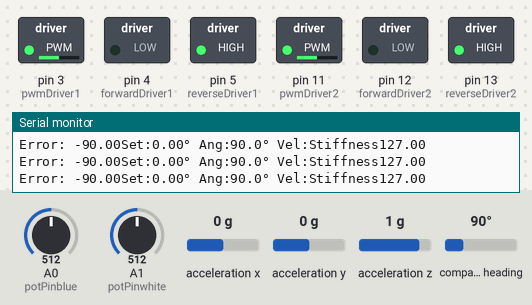
A sketch run on a simulated Arduino Uno, built with avr-gcc and run on an emulated ATmega328P. On the bench: switched loads named in the sketch (green lamp = pin HIGH), the last lines printed to the serial monitor. The inputs (shaded band) are chosen by the test bench; at power-on: A0 (potPinblue) = 512, compass heading 90°, A1 (potPinwhite) = 512, acceleration x 0 g, acceleration y 0 g, acceleration z 1 g.

Above: at 2.2 s.
2.3 s: A0 (potPinblue) set to 548
5.3 s: A0 (potPinblue) set to 578
At 6.5 s:
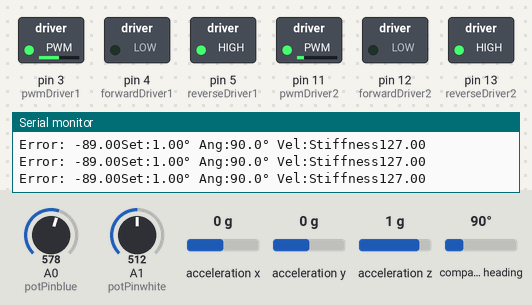
6.8 s: compass heading set to 269°
At 7.8 s:
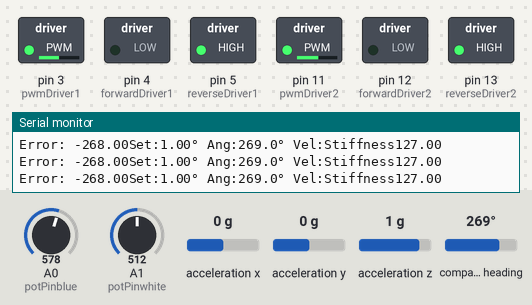
8.3 s: A1 (potPinwhite) set to 30
At 8.7 s:
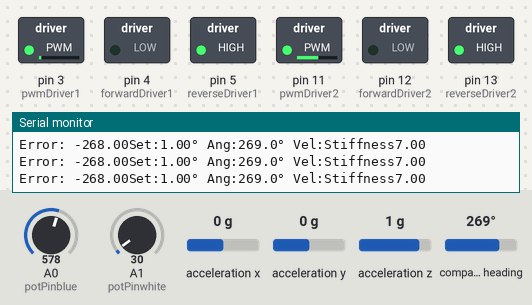
9.8 s: compass heading set to 295°
At 11.1 s:
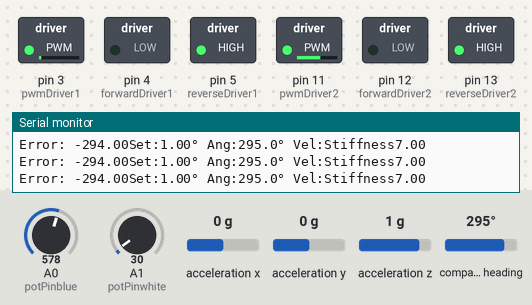
12.8 s: compass heading set to 305°
At 13.2 s:
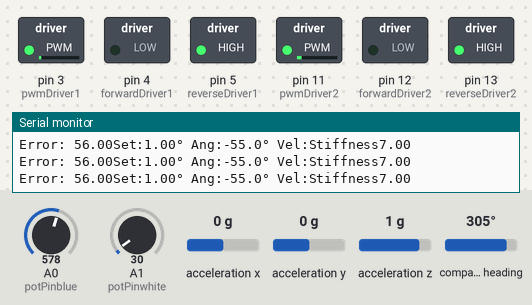
Timing chart, 0 to 15.3 s (numbered marks = the images above; inputs shaded):
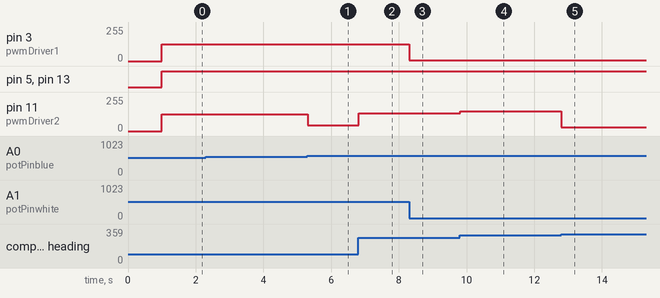

The sketch:

KarowWang_pid.ino
```cpp
// Libraries
#include <Wire.h>
#include <Adafruit_Sensor.h>
#include <Adafruit_BNO055.h>
#include <utility/imumaths.h>

// ========== CONSTANTS ========== //
#define BNO055_ADDRESS 0x28    // I2C address of IMU
#define SERIAL_BAUD_RATE 115200
#define LOOP_RATE_HZ 100       // Control loop frequency
#define LOOP_PERIOD_MS (1000 / LOOP_RATE_HZ)
double CONSTANT_FORCE;
double CONSTANT_FORCE_FACTOR;


// ****************PINS**********************************************************
// motor pins are all digital.
// driver 1 controls pins 1 & 4, driver 2 controls coils 2 & 3

const int forwardDriver1 = 4; //turquoise. DIR pin to control the direction of the motor (clockwise/counter-clockwise)
const int reverseDriver1 = 5; // blue. driver 1
const int pwmDriver1 = 3; // orange. driver 1, this is the PWM pin for the motor for how much we move it to correct for its error

const int forwardDriver2 = 12; //driver 2, turquoise
const int reverseDriver2 = 13;// driver 2, blue
const int pwmDriver2 = 11; // driver 2, orange

//PID
double setpoint, input;


double Kp = .5;
double Ki = 0;
double Kd = 0;

float last_error;
float error;
float changeError;
float totalError;
float pidTerm;
float pidTerm_scaled;// if the total gain we get is not in the PWM range we scale it down so that it's not bigger than |255|


int potPinblue = A0;
double potValblue = 0;

int potPinwhite = A1;
double potValwhite = 0;


// ========== GLOBAL OBJECTS ========== //
//PIDController positionPID;
Adafruit_BNO055 bno = Adafruit_BNO055(55, BNO055_ADDRESS, &Wire);
unsigned long lastTime = 0;

void PIDcalculation(){
  error = setpoint - input;

  changeError = error - last_error; // derivative term
  totalError += error; //accumalate errors to find integral term
  pidTerm = (Kp * error) + (Ki * totalError) + (Kd * changeError);//total gain
  pidTerm = constrain(pidTerm, -255, 255);//constraining to appropriate value
  pidTerm_scaled = abs(pidTerm);//make sure it's a positive value

  last_error = error;

}

void MD_one(int direction, int value){ //coils 1 and 4

  if (direction == 1){ //go right
    digitalWrite(forwardDriver1, LOW); // coils 1 & 4
    digitalWrite(reverseDriver1, HIGH);  // coils 1 & 4
  }
  else{ //go left
    digitalWrite(forwardDriver1, HIGH); // coils 1 & 4
    digitalWrite(reverseDriver1, LOW);  // coils 1 & 4
  }
  OCR2B = value;
}

void MD_two(int direction, int value){ //coils 2 and 3

  if (direction == 1){ //go right
    digitalWrite(forwardDriver2, HIGH); // coils 2 & 3
    digitalWrite(reverseDriver2, LOW);  // coils 2 & 3
  }
  else{ //go left
    digitalWrite(forwardDriver2, LOW); // coils 2 & 3
    digitalWrite(reverseDriver2, HIGH);  // coils 2 & 3
  }
  OCR2A = value;
}

void MD_Control(float pidTerm,float direction){
//***********************Motor Driver Control****************************************
  if (direction > 0) // coils 1 & 4: Forward. coils 2 & 3: Reverse
  {
    // Go right
    MD_one(1,CONSTANT_FORCE);
    MD_two(0,pidTerm);

  }
  else if (direction ==0){
    // Go to the center
    MD_one(1,CONSTANT_FORCE);
    MD_two(0,CONSTANT_FORCE);
  }
  else  // coils 1 & 4: Reverse. coils 2 & 3: Forward
  {
    // Go left
    MD_one(1,pidTerm);
    MD_two(0,CONSTANT_FORCE);
  }
}


void setup() {
  Serial.begin(SERIAL_BAUD_RATE);
  /* Initialise the sensor */
  if(!bno.begin())
  {
    /* There was a problem detecting the BNO055 ... check your connections */
    Serial.print("Ooops, no BNO055 detected ... Check your wiring or I2C ADDR!");
    while(1);
  }

  delay(1000);

  /* Use external crystal for better accuracy */
  bno.setExtCrystalUse(true);

  // inputs and outputs
  //pinMode(analogIn, INPUT); // blue potentiometer
  //pinMode(analogIn2, INPUT);  // orange potentiometer

  pinMode(pwmDriver1, OUTPUT);
  pinMode(forwardDriver1, OUTPUT);
  pinMode(reverseDriver1, OUTPUT);
  pinMode(pwmDriver2, OUTPUT);
  pinMode(forwardDriver2, OUTPUT);
  pinMode(reverseDriver2, OUTPUT);

  // PWM
  TCCR2A = _BV(COM2A1) | _BV(COM2B1) | _BV(WGM21) | _BV(WGM20); // COM: enables non-inverted PWM, WGM: selects fast pwm
  TCCR2B = _BV(CS22); // prescaler: 64 -> freq ~ 1kHz. **********CHANGE depending on inductance of coils
  OCR2A = 0; // initially off. motor driver 2
  OCR2B = 0; // initially off. motor driver 1
}

void loop() {
  //******************Variables******************************************************
  unsigned long currentTime = millis();
  float dt = (currentTime - lastTime) / 1000.0; // Convert to seconds
  lastTime = currentTime;

  // Skip iteration if time delta too small
  if (dt < 0.001) return;
  setpoint = map(
    analogRead(potPinblue),
    0, 1023,
    -10, 10) ;// Scale to calibrated range

  CONSTANT_FORCE= map(
    analogRead(potPinwhite),
    0, 1023,
    0, 255) ;// Scale to calibrated range

  Serial.print("Stiffness");
  Serial.println(CONSTANT_FORCE);


  imu::Vector<3> euler = bno.getVector(Adafruit_BNO055::VECTOR_EULER);

  double angle = euler.x();


  if (angle > 300) // actuator has rotated counterclockwise
  {
    angle = angle - 360;
  }


  input = angle;


  PIDcalculation();

  Serial.print("Error: ");
  Serial.print(error);

  MD_Control(pidTerm_scaled,setpoint);


  Serial.print("Set:");
  Serial.print(setpoint);
  Serial.print("° Ang:");
  Serial.print(angle,1);
  Serial.print("° Vel:");


  // Maintain constant loop rate
  delay(max(0, LOOP_PERIOD_MS - (millis() - currentTime)));
  }
```

Measured:
- the behaviour switches between 562 and 563 on A0 (potPinblue) (found by bisection; images 0 and 1)
- the behaviour switches between 300 and 301° on compass heading (found by bisection; images 4 and 5)
- after the input at 5.3 s, pin 11 (pwmDriver2): 127/255 → 44/255 at once
- after the input at 6.8 s, pin 11 (pwmDriver2): 44/255 → 134/255 at once
- after the input at 8.3 s, pin 3 (pwmDriver1): 127/255 → 7/255 at once
- after the input at 9.8 s, pin 11 (pwmDriver2): 134/255 → 147/255 at once
- after the input at 12.8 s, pin 11 (pwmDriver2): 147/255 → 28/255 at once
